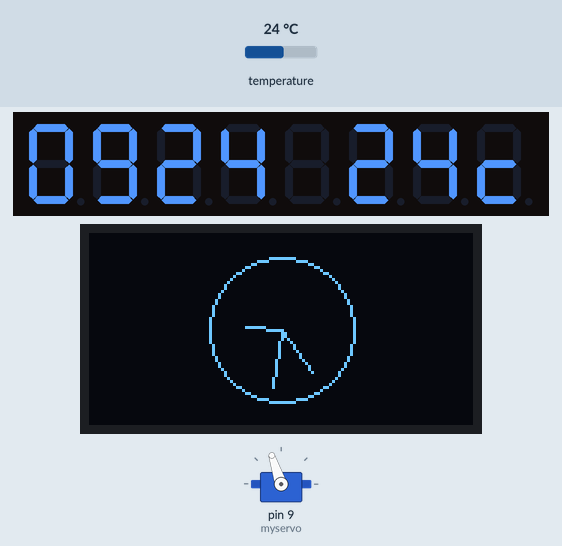
A sketch run on a simulated Arduino Uno, built with avr-gcc and run on an emulated ATmega328P. Parts: servo, 8-digit seven-segment display, 128×64 one-colour display. The test bench sets the inputs (shaded band); at power-on: temperature 24 °C. The local clock reads 2024-03-15 10:24:30 at power-on unless the sketch sets it; what the sketch prints to the serial monitor is not drawn.

Above: at 1.8 s.
1.9 s: temperature set to 12 °C
At 2.8 s:
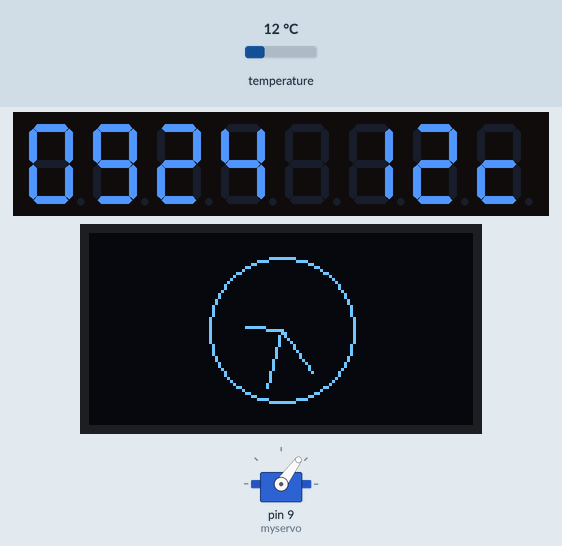
6.1 s: temperature set to 19 °C
At 7.3 s:
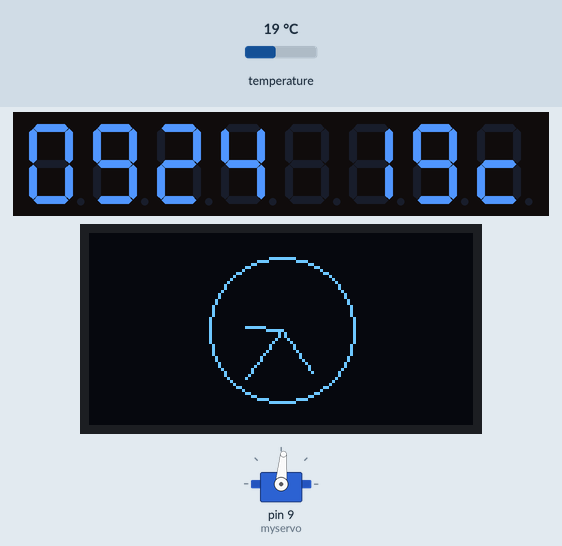
10.3 s: temperature set to 28 °C
At 11.6 s:
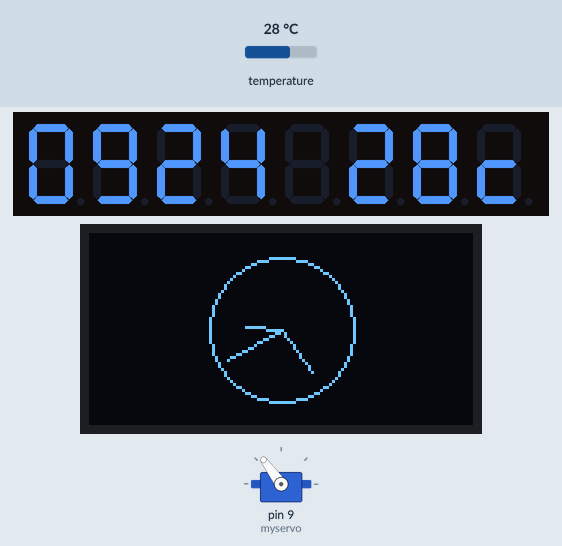
14.5 s: temperature set to 33 °C
At 15.8 s:
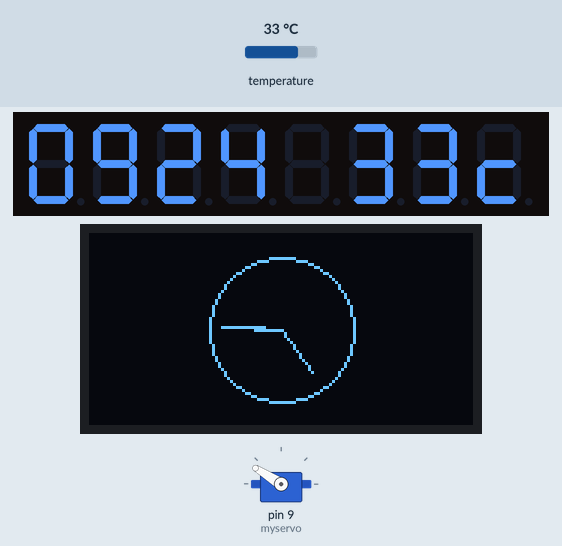
18.7 s: temperature set to 41 °C
At 19.7 s:
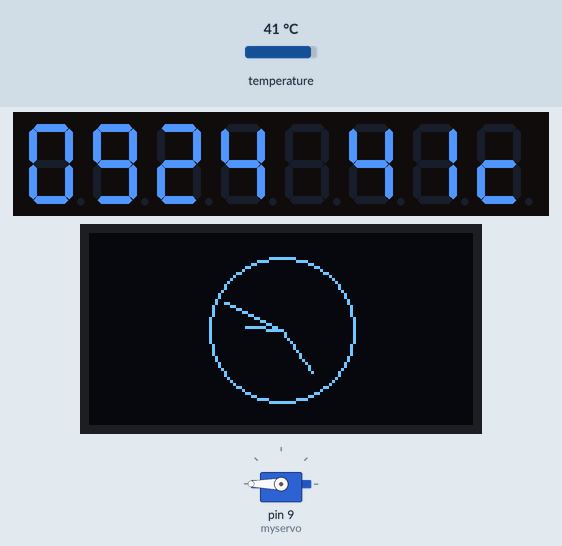
Timing chart, 0 to 21.7 s (numbered marks = the images above; inputs shaded):
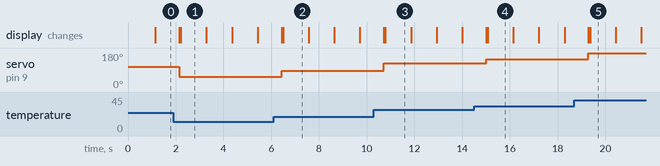

The sketch:

sketch_oct10a_copy_20251111131113.ino
```cpp
#include "RTClib.h"
#include <U8glib.h>
#include <Servo.h>
#include <LedControl.h>
#include <math.h>

U8GLIB_SSD1306_128X64 u8g(U8G_I2C_OPT_NO_ACK);
RTC_DS3231 rtc;
Servo myservo;


LedControl lc=LedControl(12,11,10,1);

void setup () {
  Serial.begin(9600);
  lc.shutdown(0,false);
  lc.setIntensity(0,8);
  lc.clearDisplay(0);
  myservo.attach(9);

  u8g.setFont(u8g_font_helvB10);

  if (!rtc.begin()) {
    Serial.println("Couldn't find RTC");
    while (1);
  }

  if (rtc.lostPower()) {
    Serial.println("RTC lost power, setting time...");
    rtc.adjust(DateTime(F(__DATE__), F(__TIME__)));
  }
}

void loop () {
  DateTime now = rtc.now();
  int min = now.minute();
  int hr = now.hour()-1;
  int sec = now.second();

  int v = sec * 6;
  int m = min * 6;
  int h = (hr % 12) * 30;

  float temp = rtc.getTemperature();
  int pos = map((int)temp, 0, 40, 0, 180);
  myservo.write(pos);

  Serial.print("Temp: "); Serial.println(temp);
  Serial.print("Servo pos: "); Serial.println(pos);
  Serial.println(hr);

  showTime(temp, hr, min);
  draw(v, m, h);

  delay(1000);
}

void showTime(int temp, int h, int m){
  lc.setDigit(0,7,h/10,false);
  lc.setDigit(0,6,h%10,false);
  lc.setDigit(0,5,m/10,false);
  lc.setDigit(0,4,m%10,false);
  lc.setDigit(0,2,temp/10,false);
  lc.setDigit(0,1,temp%10,false);
  lc.setChar(0, 0, 'C', false);
}

void draw(int v, int m, int h){
  float radSec = (v - 90) * DEG_TO_RAD;
  float radMin = (m - 90) * DEG_TO_RAD;
  float radHr  = (h - 90) * DEG_TO_RAD;

  u8g.firstPage();
  do {
    u8g.drawCircle(64, 32, 24);
    u8g.drawLine(64, 32, 64 + 20 * cos(radSec), 32 + 20 * sin(radSec));
    u8g.drawLine(64, 32, 64 + 18 * cos(radMin), 32 + 18 * sin(radMin));
    u8g.drawLine(64, 32, 64 + 12 * cos(radHr),  32 + 12 * sin(radHr));
  } while (u8g.nextPage());
}
```

Measured:
- after the input at 1.9 s, servo on pin 9 (myservo): 108° → 54° after 0.25 s
- after the input at 6.1 s, servo on pin 9 (myservo): 54° → 85° after 0.33 s
- after the input at 10.3 s, servo on pin 9 (myservo): 85° → 126° after 0.42 s
- after the input at 14.5 s, servo on pin 9 (myservo): 126° → 148° after 0.50 s
- after the input at 18.7 s, servo on pin 9 (myservo): 148° → 180° after 0.59 s
- what the display in image 1 shows lasts 1.1 s, from 2.2 s to 3.3 s
